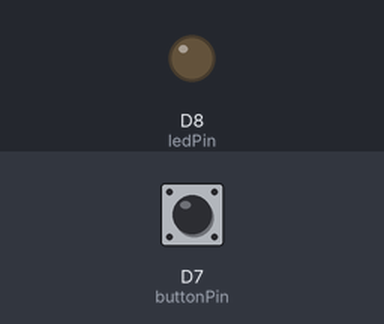
The sketch below on a simulated ESP8266 (NodeMCU). Parts: output pins drawn as LEDs (lit = HIGH). Inputs (shaded band) come from the test bench; at power-on: D7 (buttonPin) HIGH.

Above: at 1.2 s.
1.3 s: D7 (buttonPin) pulled LOW for 0.15 s
At 1.37 s:
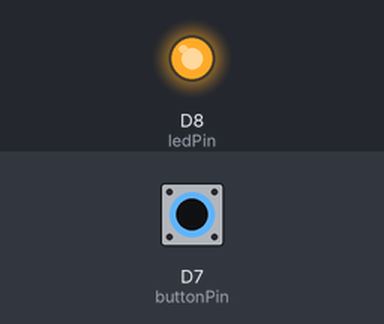
2.9 s: D7 (buttonPin) pulled LOW for 3.2 s
At 7.3 s:
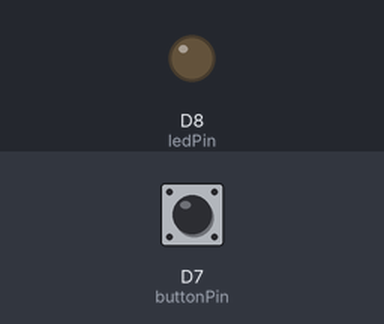
Timing chart, 0 to 8.8 s (numbered marks = the images above; inputs shaded):
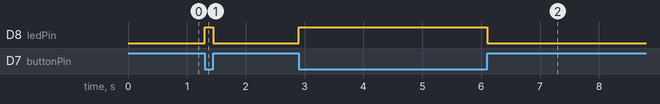

Measured:
- after the input at 1.3 s, D8 (ledPin): LOW → HIGH at once, → LOW 0.15 s later
- after the input at 2.9 s, D8 (ledPin): LOW → HIGH at once, → LOW 3.2 s later

The sketch:

Button_Led_Example01.ino
```cpp
int ledPin = D8;
int buttonPin = D7;
void setup() {
  pinMode(ledPin, OUTPUT);
  pinMode(buttonPin, INPUT_PULLUP);
}

void loop() {
  int val = digitalRead(buttonPin);
  if (val == 0){
    digitalWrite(ledPin, HIGH);
  }
  else{
    digitalWrite(ledPin, LOW);
  }

}
```
